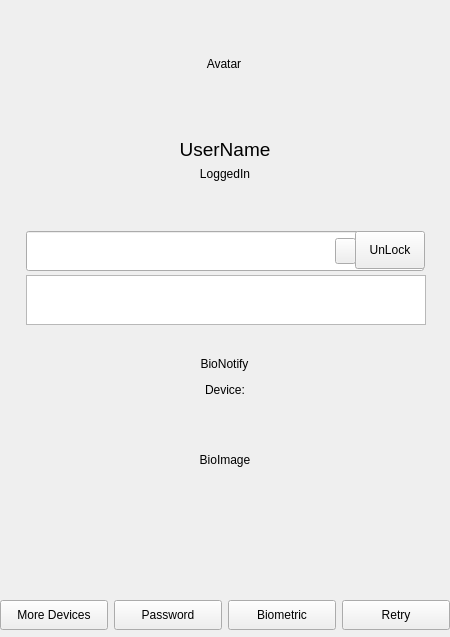
<?xml version="1.0" encoding="UTF-8"?>
<ui version="4.0">
 <class>AuthDialog</class>
 <widget class="QWidget" name="AuthDialog">
  <property name="geometry">
   <rect>
    <x>0</x>
    <y>0</y>
    <width>450</width>
    <height>637</height>
   </rect>
  </property>
  <property name="windowTitle">
   <string>Form</string>
  </property>
  <widget class="QWidget" name="widgetSwitch" native="true">
   <property name="geometry">
    <rect>
     <x>0</x>
     <y>600</y>
     <width>450</width>
     <height>30</height>
    </rect>
   </property>
   <layout class="QGridLayout" name="gridLayout_2">
    <property name="leftMargin">
     <number>0</number>
    </property>
    <property name="topMargin">
     <number>0</number>
    </property>
    <property name="rightMargin">
     <number>0</number>
    </property>
    <property name="bottomMargin">
     <number>0</number>
    </property>
    <item row="0" column="0">
     <widget class="QPushButton" name="btnMoreDevices">
      <property name="sizePolicy">
       <sizepolicy hsizetype="Minimum" vsizetype="Expanding">
        <horstretch>0</horstretch>
        <verstretch>0</verstretch>
       </sizepolicy>
      </property>
      <property name="minimumSize">
       <size>
        <width>0</width>
        <height>0</height>
       </size>
      </property>
      <property name="maximumSize">
       <size>
        <width>110</width>
        <height>16777215</height>
       </size>
      </property>
      <property name="text">
       <string>More Devices</string>
      </property>
     </widget>
    </item>
    <item row="0" column="2">
     <widget class="QPushButton" name="btnToBiometric">
      <property name="sizePolicy">
       <sizepolicy hsizetype="Minimum" vsizetype="Expanding">
        <horstretch>0</horstretch>
        <verstretch>0</verstretch>
       </sizepolicy>
      </property>
      <property name="maximumSize">
       <size>
        <width>110</width>
        <height>16777215</height>
       </size>
      </property>
      <property name="text">
       <string>Biometric</string>
      </property>
     </widget>
    </item>
    <item row="0" column="1">
     <widget class="QPushButton" name="btnToPassword">
      <property name="sizePolicy">
       <sizepolicy hsizetype="Minimum" vsizetype="Expanding">
        <horstretch>0</horstretch>
        <verstretch>0</verstretch>
       </sizepolicy>
      </property>
      <property name="maximumSize">
       <size>
        <width>110</width>
        <height>16777215</height>
       </size>
      </property>
      <property name="text">
       <string>Password</string>
      </property>
     </widget>
    </item>
    <item row="0" column="3">
     <widget class="QPushButton" name="btnRetry">
      <property name="sizePolicy">
       <sizepolicy hsizetype="Minimum" vsizetype="Expanding">
        <horstretch>0</horstretch>
        <verstretch>0</verstretch>
       </sizepolicy>
      </property>
      <property name="minimumSize">
       <size>
        <width>0</width>
        <height>0</height>
       </size>
      </property>
      <property name="maximumSize">
       <size>
        <width>110</width>
        <height>16777215</height>
       </size>
      </property>
      <property name="text">
       <string>Retry</string>
      </property>
     </widget>
    </item>
   </layout>
  </widget>
  <widget class="QWidget" name="widgetMain" native="true">
   <property name="geometry">
    <rect>
     <x>0</x>
     <y>0</y>
     <width>450</width>
     <height>540</height>
    </rect>
   </property>
   <widget class="QWidget" name="widgetBiometric" native="true">
    <property name="geometry">
     <rect>
      <x>25</x>
      <y>330</y>
      <width>401</width>
      <height>210</height>
     </rect>
    </property>
    <widget class="QLabel" name="lblBioImage">
     <property name="geometry">
      <rect>
       <x>150</x>
       <y>80</y>
       <width>100</width>
       <height>100</height>
      </rect>
     </property>
     <property name="minimumSize">
      <size>
       <width>100</width>
       <height>100</height>
      </size>
     </property>
     <property name="maximumSize">
      <size>
       <width>100</width>
       <height>100</height>
      </size>
     </property>
     <property name="text">
      <string>BioImage</string>
     </property>
     <property name="alignment">
      <set>Qt::AlignCenter</set>
     </property>
    </widget>
    <widget class="QLabel" name="lblBioNotify">
     <property name="geometry">
      <rect>
       <x>4</x>
       <y>0</y>
       <width>391</width>
       <height>41</height>
      </rect>
     </property>
     <property name="text">
      <string>BioNotify</string>
     </property>
     <property name="alignment">
      <set>Qt::AlignBottom|Qt::AlignHCenter</set>
     </property>
     <property name="wordWrap">
      <bool>true</bool>
     </property>
    </widget>
    <widget class="QLabel" name="lblBioDeviceName">
     <property name="geometry">
      <rect>
       <x>0</x>
       <y>50</y>
       <width>400</width>
       <height>20</height>
      </rect>
     </property>
     <property name="text">
      <string>Device:</string>
     </property>
     <property name="alignment">
      <set>Qt::AlignCenter</set>
     </property>
    </widget>
   </widget>
   <widget class="QWidget" name="widgetPassword" native="true">
    <property name="geometry">
     <rect>
      <x>25</x>
      <y>210</y>
      <width>401</width>
      <height>121</height>
     </rect>
    </property>
    <property name="styleSheet">
     <string notr="true"/>
    </property>
    <widget class="QListWidget" name="listWidgetMessage">
     <property name="geometry">
      <rect>
       <x>1</x>
       <y>65</y>
       <width>400</width>
       <height>50</height>
      </rect>
     </property>
     <property name="maximumSize">
      <size>
       <width>16777215</width>
       <height>50</height>
      </size>
     </property>
     <property name="styleSheet">
      <string notr="true"/>
     </property>
     <property name="selectionMode">
      <enum>QAbstractItemView::NoSelection</enum>
     </property>
    </widget>
    <widget class="QWidget" name="widgetInput" native="true">
     <property name="geometry">
      <rect>
       <x>0</x>
       <y>20</y>
       <width>400</width>
       <height>42</height>
      </rect>
     </property>
     <property name="minimumSize">
      <size>
       <width>400</width>
       <height>42</height>
      </size>
     </property>
     <property name="maximumSize">
      <size>
       <width>400</width>
       <height>42</height>
      </size>
     </property>
     <widget class="QLineEdit" name="lineEditPasswd">
      <property name="geometry">
       <rect>
        <x>1</x>
        <y>1</y>
        <width>398</width>
        <height>40</height>
       </rect>
      </property>
     </widget>
     <widget class="QPushButton" name="btnUnlock">
      <property name="geometry">
       <rect>
        <x>330</x>
        <y>1</y>
        <width>70</width>
        <height>38</height>
       </rect>
      </property>
      <property name="minimumSize">
       <size>
        <width>70</width>
        <height>38</height>
       </size>
      </property>
      <property name="maximumSize">
       <size>
        <width>70</width>
        <height>38</height>
       </size>
      </property>
      <property name="cursor">
       <cursorShape>PointingHandCursor</cursorShape>
      </property>
      <property name="focusPolicy">
       <enum>Qt::NoFocus</enum>
      </property>
      <property name="text">
       <string>UnLock</string>
      </property>
     </widget>
     <widget class="QPushButton" name="btnEchoMode">
      <property name="geometry">
       <rect>
        <x>310</x>
        <y>8</y>
        <width>21</width>
        <height>26</height>
       </rect>
      </property>
      <property name="cursor">
       <cursorShape>PointingHandCursor</cursorShape>
      </property>
      <property name="focusPolicy">
       <enum>Qt::NoFocus</enum>
      </property>
      <property name="text">
       <string/>
      </property>
     </widget>
     <widget class="QLabel" name="lblCapsLock">
      <property name="geometry">
       <rect>
        <x>274</x>
        <y>10</y>
        <width>31</width>
        <height>21</height>
       </rect>
      </property>
      <property name="text">
       <string/>
      </property>
     </widget>
    </widget>
   </widget>
   <widget class="QWidget" name="widgetUser" native="true">
    <property name="geometry">
     <rect>
      <x>25</x>
      <y>0</y>
      <width>401</width>
      <height>190</height>
     </rect>
    </property>
    <widget class="QLabel" name="lblUserName">
     <property name="geometry">
      <rect>
       <x>1</x>
       <y>134</y>
       <width>398</width>
       <height>30</height>
      </rect>
     </property>
     <property name="maximumSize">
      <size>
       <width>16777215</width>
       <height>35</height>
      </size>
     </property>
     <property name="font">
      <font>
       <pointsize>14</pointsize>
      </font>
     </property>
     <property name="text">
      <string>UserName</string>
     </property>
     <property name="alignment">
      <set>Qt::AlignCenter</set>
     </property>
    </widget>
    <widget class="QLabel" name="lblAvatar">
     <property name="geometry">
      <rect>
       <x>135</x>
       <y>0</y>
       <width>128</width>
       <height>128</height>
      </rect>
     </property>
     <property name="minimumSize">
      <size>
       <width>128</width>
       <height>128</height>
      </size>
     </property>
     <property name="maximumSize">
      <size>
       <width>128</width>
       <height>128</height>
      </size>
     </property>
     <property name="text">
      <string>Avatar</string>
     </property>
     <property name="alignment">
      <set>Qt::AlignCenter</set>
     </property>
    </widget>
    <widget class="QLabel" name="label">
     <property name="geometry">
      <rect>
       <x>1</x>
       <y>165</y>
       <width>398</width>
       <height>18</height>
      </rect>
     </property>
     <property name="text">
      <string>LoggedIn</string>
     </property>
     <property name="alignment">
      <set>Qt::AlignCenter</set>
     </property>
    </widget>
   </widget>
  </widget>
 </widget>
 <resources/>
 <connections/>
</ui>
